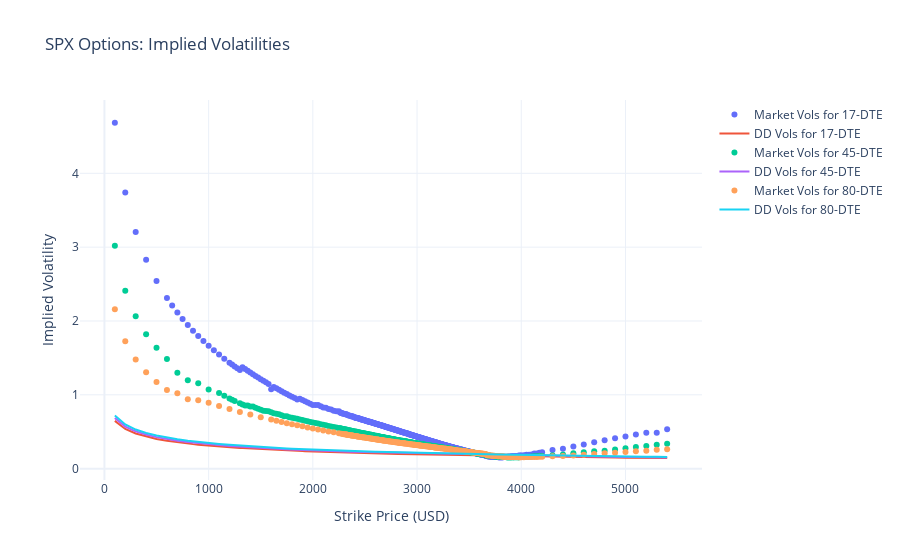

The code cell stored with this chart in its notebook:
### Code cell
# Initialize the figure
fig = go.Figure()

# Set the title and labels
fig.update_layout(
    title="SPX Options: Implied Volatilities",
    xaxis_title="Strike Price (USD)",
    yaxis_title="Implied Volatility",
    template="plotly_white"
)

# Loop over each day-to-expiry data in the implied volatility dictionary
for day_to_expiry, df_vol in implied_vol_dict_spx.items():
    T = float(day_to_expiry) / 365
    params = SPX_DD_params_by_date[day_to_expiry]
    beta = params["beta"]
    sigma = params["sigma"]

    # Calculate the displaced diffusion implied volatilities
    ddvols = []
    for i, K in enumerate(df_vol["strike"]):
        option_type = df_vol["options_type"][i]
        if option_type == "call":
            price = DisplacedDiffusionCall(
                SPX_spot, K, df_vol["discount_rate"][0], sigma, T, beta
            )
        else:
            price = DisplacedDiffusionPut(
                SPX_spot, K, df_vol["discount_rate"][0], sigma, T, beta
            )
        implied_vol = impliedVolatility(SPX_spot, K, df_vol["discount_rate"][0], price, T, option_type)
        ddvols.append(implied_vol)

    # Add market implied volatilities as scatter points
    fig.add_trace(go.Scatter(
        x=df_vol["strike"], 
        y=df_vol["impliedvol"], 
        mode="markers", 
        name=f"Market Vols for {day_to_expiry}-DTE"
    ))

    # Add displaced diffusion implied volatilities as a line plot
    fig.add_trace(go.Scatter(
        x=df_vol["strike"], 
        y=ddvols, 
        mode="lines", 
        name=f"DD Vols for {day_to_expiry}-DTE"
    ))

# Show the interactive plot
fig.show()

### Figure 1 — Plotly figure (JSON) as saved in the notebook; plotly's stock layout.template omitted (floating-point values rounded to 4 significant figures; data arrays with more than 128 entries replaced by an {"elided": "..."} marker saying what was removed)
{"data": [{"mode": "markers", "name": "Market Vols for 17-DTE", "type": "scatter", "x": {"elided": "411 int values"}, "y": {"elided": "411 float values"}}, {"mode": "lines", "name": "DD Vols for 17-DTE", "type": "scatter", "x": {"elided": "411 int values"}, "y": {"elided": "411 float values"}}, {"mode": "markers", "name": "Market Vols for 45-DTE", "type": "scatter", "x": {"elided": "369 int values"}, "y": {"elided": "369 float values"}}, {"mode": "lines", "name": "DD Vols for 45-DTE", "type": "scatter", "x": {"elided": "369 int values"}, "y": {"elided": "369 float values"}}, {"mode": "markers", "name": "Market Vols for 80-DTE", "type": "scatter", "x": {"elided": "256 int values"}, "y": {"elided": "256 float values"}}, {"mode": "lines", "name": "DD Vols for 80-DTE", "type": "scatter", "x": {"elided": "256 int values"}, "y": {"elided": "256 float values"}}], "layout": {"title": {"text": "SPX Options: Implied Volatilities"}, "xaxis": {"title": {"text": "Strike Price (USD)"}}, "yaxis": {"title": {"text": "Implied Volatility"}}}}
